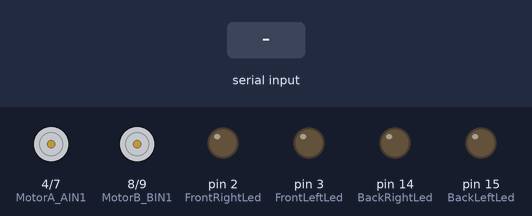
Bench run of a sketch on a simulated Arduino Pro Mini, built with avr-gcc and run on an emulated ATmega328P. Shown: motor-driver pin pairs drawn as motors (green arrow = first pin HIGH = forward, orange = second pin HIGH = backward, longer = more drive, scaled by the enable pin), output pins drawn as LEDs (lit = HIGH). Inputs (shaded band) come from the test bench.

Above: at 1.2 s.
1.3 s: "<c>" received over Serial
At 2.1 s:
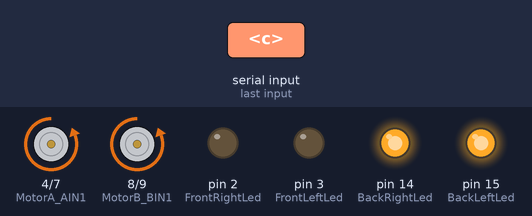
2.8 s: byte 102 ('f') received over Serial
At 3.2 s:
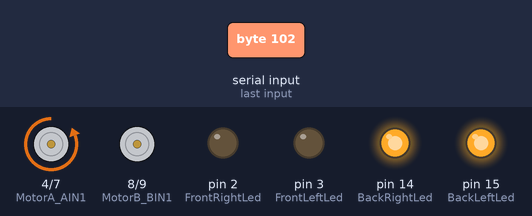
4.3 s: byte 98 ('b') received over Serial
At 5.5 s:
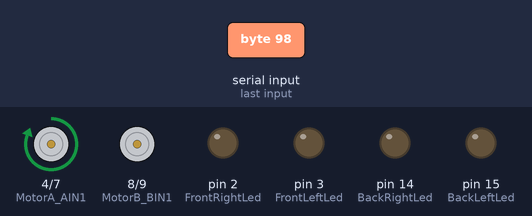
5.8 s: byte 108 ('l') received over Serial
At 6.7 s:
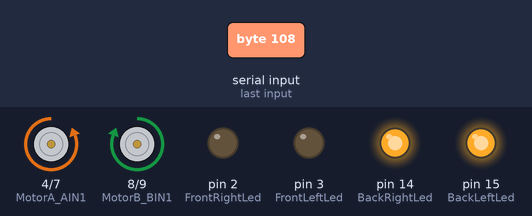
7.3 s: byte 115 ('s') received over Serial
At 7.8 s:
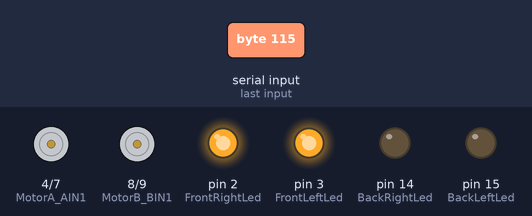
8.8 s: byte 103 ('g') received over Serial
At 10.2 s:
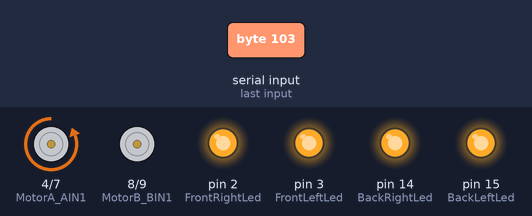
Timing chart, 0 to 11.3 s (numbered marks = the images above; inputs shaded):
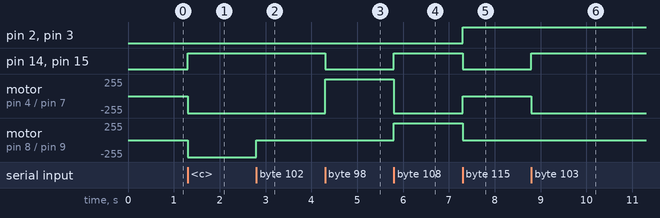

Measured:
- after the input at 1.3 s, pin 14 (BackRightLed), pin 15 (BackLeftLed): LOW → HIGH at once; motor on pin 4 (MotorA_AIN1) / pin 7 (MotorA_AIN2), motor on pin 8 (MotorB_BIN1) / pin 9 (MotorB_BIN2): stopped → backward 255/255 at once
- after the input at 2.8 s, motor on pin 8 (MotorB_BIN1) / pin 9 (MotorB_BIN2): backward 255/255 → stopped at once
- after the input at 4.3 s, pin 14 (BackRightLed), pin 15 (BackLeftLed): HIGH → LOW at once; motor on pin 4 (MotorA_AIN1) / pin 7 (MotorA_AIN2): backward 255/255 → forward 255/255 at once
- after the input at 5.8 s, pin 14 (BackRightLed), pin 15 (BackLeftLed): LOW → HIGH at once; motor on pin 4 (MotorA_AIN1) / pin 7 (MotorA_AIN2): forward 255/255 → backward 255/255 at once; motor on pin 8 (MotorB_BIN1) / pin 9 (MotorB_BIN2): stopped → forward 255/255 at once
- after the input at 7.3 s, pin 2 (FrontRightLed), pin 3 (FrontLeftLed): LOW → HIGH at once; pin 14 (BackRightLed), pin 15 (BackLeftLed): HIGH → LOW at once; motor on pin 4 (MotorA_AIN1) / pin 7 (MotorA_AIN2): backward 255/255 → stopped at once; motor on pin 8 (MotorB_BIN1) / pin 9 (MotorB_BIN2): forward 255/255 → stopped at once
- after the input at 8.8 s, pin 14 (BackRightLed), pin 15 (BackLeftLed): LOW → HIGH at once; motor on pin 4 (MotorA_AIN1) / pin 7 (MotorA_AIN2): stopped → backward 255/255 at once

The sketch:

RCcarBluetoothHack.ino
```cpp
/*
RC CAR BLUETOOTH CONTROL v1.0
 - Allows you to control a mobile robot via bluetooth
 - Tested with Arduino Pro Mini
 - Android application - https://play.google.com/store/apps/details?id=pl.mobilerobots.vacuumcleanerrobot&hl=pl
 Author: Adam Srebro
 www: http://www.mobilerobots.pl/
 http://www.mobilerobots.pl/index.php?p=1_91_Monster-Truck-Hack

 Connections:
 Bluetooth (e.g HC-06) -> Arduino Pro Mini (3.3V)
 Rx - Tx
 Tx - Rx

 TB6612FNG Dual Motor Driver -> Arduino Pro Mini
 AIN1 - 4
 AIN2 - 7
 BIN1 - 8
 BIN2 - 9
 PWMA - 5
 PWMB - 6
 STBY - Vcc
 VMOT - motor voltage (4.5 to 13.5 V) - 6V from RC Car battery
 Vcc - logic voltage (2.7 to 5.5) - 3.3V from Arduino Pro Mini (VCC)

 TB6612FNG Dual Motor Driver -> DC Motors
 AO1 - drive motor A
 A02 - drive motor A
 B01 - steering motor B
 B02 - steering motor B

 LEDs -> Arduino Pro Mini
 front right led - 2
 front left led - 3
 back right led - 14
 back left led - 15
 */
#include <Wire.h>
#include <math.h>

/*TB6612FNG Dual Motor Driver Carrier*/
const int MotorA_AIN1 = 4; // control Input AIN1 - motor A
const int MotorA_AIN2 = 7; // control Input AIN2 - motor A
const int MotorB_BIN1 = 8; // control Input BIN1 - motor B
const int MotorB_BIN2 = 9; // control Input BIN2 - motor B
//Front LEDs
const int FrontRightLed = 2;
const int FrontLeftLed = 3;
//Back LEDs
const int BackRightLed = 14;
const int BackLeftLed = 15;

const int pwm_A = 5; // pwm output - motor A
const int pwm_B = 6; // pwm output - motor B
long pwmLvalue = 255;
long pwmRvalue = 255;
byte pwmChannel;
const char startOfNumberDelimiter = '<';
const char endOfNumberDelimiter = '>';

void setup(){
  Serial.begin(9600);// HC-06 default baudrate: 9600

  // Front LEDs
  pinMode(FrontRightLed, OUTPUT);  // declare FrontRightLed as input
  pinMode(FrontLeftLed, OUTPUT);   // declare FrontLeftLed as input

  // Back LEDs
  pinMode(BackRightLed, OUTPUT);  // declare BackRightLed as input
  pinMode(BackLeftLed, OUTPUT);   // declare BackLeftLed as input

  //Setup Channel A - Drive Motor
  pinMode(MotorA_AIN1, OUTPUT); //Initiates Motor Channel A1 pin
  pinMode(MotorA_AIN2, OUTPUT); //Initiates Motor Channel A2 pin

  //Setup Channel B - Steering Motor
  pinMode(MotorB_BIN1, OUTPUT); //Initiates Motor Channel B1 pin
  pinMode(MotorB_BIN2, OUTPUT); //Initiates Motor Channel B2 pin
  Wire.begin();

  while (!Serial) {
    ; // wait for serial port to connect. Needed for Leonardo only
  }
}// void setup()

void loop(){
  int i = 0;
  if (Serial.available()) {
    processInput();
  }
}// void loop()

void processInput (){
  static long receivedNumber = 0;
  static boolean negative = false;
  byte c = Serial.read ();

  switch (c){
  case endOfNumberDelimiter:
    if (negative)
      SetPWM(- receivedNumber, pwmChannel);
    else
      SetPWM(receivedNumber, pwmChannel);

    // fall through to start a new number
  case startOfNumberDelimiter:
    receivedNumber = 0;
    negative = false;
    pwmChannel = 0;
    break;

  case 'g': // robot GO!
    go_Robot();
    break;

  case 'f': // Go FORWARD
    go_Forward(255);
    //Serial.println("forward");
    break;

  case 'b': // Go BACK
    go_Backwad(255);
    //Serial.println("backward");
    break;

  case 'r':
    turn_Right(255);
    break;

  case 'l':
    turn_Left(255);
    break;

  case 'c': // Top Right
    turn_Right(255);
    break;

  case 'd': // Top Left
    turn_Left(255);
    break;

  case 'e': // Bottom Right
    turn_RightBack(255);
    break;

  case 'h': // Bottom Left
    turn_LeftBack(255);
    break;

  case 's':
    stop_Robot();
    break;

  case 'x':
    pwmChannel = 1; // pwm_A
    break;
  case 'y': // pwm_B
    pwmChannel = 2;
    break;

  case '0' ... '9':
    receivedNumber *= 10;
    receivedNumber += c - '0';
    break;

  case '-':
    negative = true;
    break;
  } // end of switch
} // void processInput ()

void go_Robot(){
  digitalWrite(MotorA_AIN1, LOW);
  digitalWrite(MotorA_AIN2, HIGH);
  analogWrite(pwm_A, pwmRvalue);
  turnStopLeds(0);
}// void go_Robot()

void go_Forward(int mspeed){
  analogWrite(pwm_B, 0);
  digitalWrite(MotorA_AIN1, LOW);
  digitalWrite(MotorA_AIN2, HIGH);
  analogWrite(pwm_A, mspeed); //Spins the motor on Channel A at mspeed
  turnFrontLeds(1);
  turnStopLeds(0);
}// void goForward(int mspeed, int time_ms)

void go_Backwad(int mspeed){
  analogWrite(pwm_B, 0);
  digitalWrite(MotorA_AIN1, HIGH);
  digitalWrite(MotorA_AIN2, LOW);
  analogWrite(pwm_A, mspeed);//Spins the motor on Channel A at mspeed
  turnFrontLeds(1);
  turnStopLeds(1);
}// void goBackwad(int mspeed, int time_ms)

void turn_Right(int mspeed){
  //Motor B mspeed full speed
  digitalWrite(MotorB_BIN1, LOW);
  digitalWrite(MotorB_BIN2, HIGH);
  analogWrite(pwm_B, mspeed);
  //Motor A forward mspeed full speed
  digitalWrite(MotorA_AIN1, LOW);
  digitalWrite(MotorA_AIN2, HIGH);
  analogWrite(pwm_A, mspeed);
  turnFrontLeds(1);
  turnStopLeds(0);
}// void goBackwad(int mspeed, int time_ms)

void turn_RightBack(int mspeed){
  //Motor B mspeed full speed
  digitalWrite(MotorB_BIN1, LOW);
  digitalWrite(MotorB_BIN2, HIGH);
  analogWrite(pwm_B, mspeed);
  //Motor A forward mspeed full speed
  digitalWrite(MotorA_AIN1, HIGH);
  digitalWrite(MotorA_AIN2, LOW);
  analogWrite(pwm_A, mspeed);
  turnFrontLeds(1);
}// void goBackwad(int mspeed, int time_ms)

void turn_Left(int mspeed){
  //Motor B mspeed full speed
  digitalWrite(MotorB_BIN1, HIGH);
  digitalWrite(MotorB_BIN2, LOW);
  analogWrite(pwm_B, mspeed);
  //Motor A forward mspeed full speed
  digitalWrite(MotorA_AIN1, LOW);
  digitalWrite(MotorA_AIN2, HIGH);
  analogWrite(pwm_A, mspeed);
  turnFrontLeds(1);
  turnStopLeds(0);
}// void turn_Left(int mspeed)

void turn_LeftBack(int mspeed){
  //Motor B left mspeed full speed
  digitalWrite(MotorB_BIN1, HIGH);
  digitalWrite(MotorB_BIN2, LOW);
  analogWrite(pwm_B, mspeed);
  //Motor A forward mspeed full speed
  digitalWrite(MotorA_AIN1, HIGH);
  digitalWrite(MotorA_AIN2, LOW);
  analogWrite(pwm_A, mspeed);
  turnFrontLeds(1);
}// turn_LeftBack(int mspeed)

void goForward(int mspeed, int time_ms){
  analogWrite(pwm_B, 0);
  digitalWrite(MotorA_AIN1, LOW);
  digitalWrite(MotorA_AIN2, HIGH);
  analogWrite(pwm_A, mspeed); //Spins the motor on Channel A at mspeed
  turnFrontLeds(1);
  turnStopLeds(0);
  delay(time_ms);
}// void goForward(int mspeed, int time_ms)

void stopRobot(int delay_ms){
  //analogWrite(pwm_out, 240);
  analogWrite(pwm_A, 0);
  analogWrite(pwm_B, 0);
  turnStopLeds(1);
  turnFrontLeds(0);
  delay(delay_ms);
}// void stopRobot(int delay_ms)

void stop_Robot(){
  analogWrite(pwm_A, 0);
  analogWrite(pwm_B, 0);
  turnStopLeds(1);
  turnFrontLeds(0);
}// void stopRobot()

void turnStopLeds(int state){
  if(state==1){
      digitalWrite(BackRightLed, LOW);
      digitalWrite(BackLeftLed, LOW);
  }
  else{
      digitalWrite(BackRightLed, HIGH);
      digitalWrite(BackLeftLed, HIGH);
  }
}

void turnFrontLeds(int state){
  if(state==1){
      digitalWrite(FrontRightLed, LOW);
      digitalWrite(FrontLeftLed, LOW);
  }
  else{
      digitalWrite(FrontRightLed, HIGH);
      digitalWrite(FrontLeftLed, HIGH);
  }
}

void SetPWM (const long pwm_num, byte pwm_channel){
  if(pwm_channel==1){ // DRIVE MOTOR
    analogWrite(pwm_A, pwm_num);
    pwmRvalue = pwm_num;
  }
  else if(pwm_channel==2){ // STEERING MOTOR
    analogWrite(pwm_B, pwm_num);
    pwmLvalue = pwm_num;
  }
}// void SetPWM (const long pwm_num, byte pwm_channel)
```
